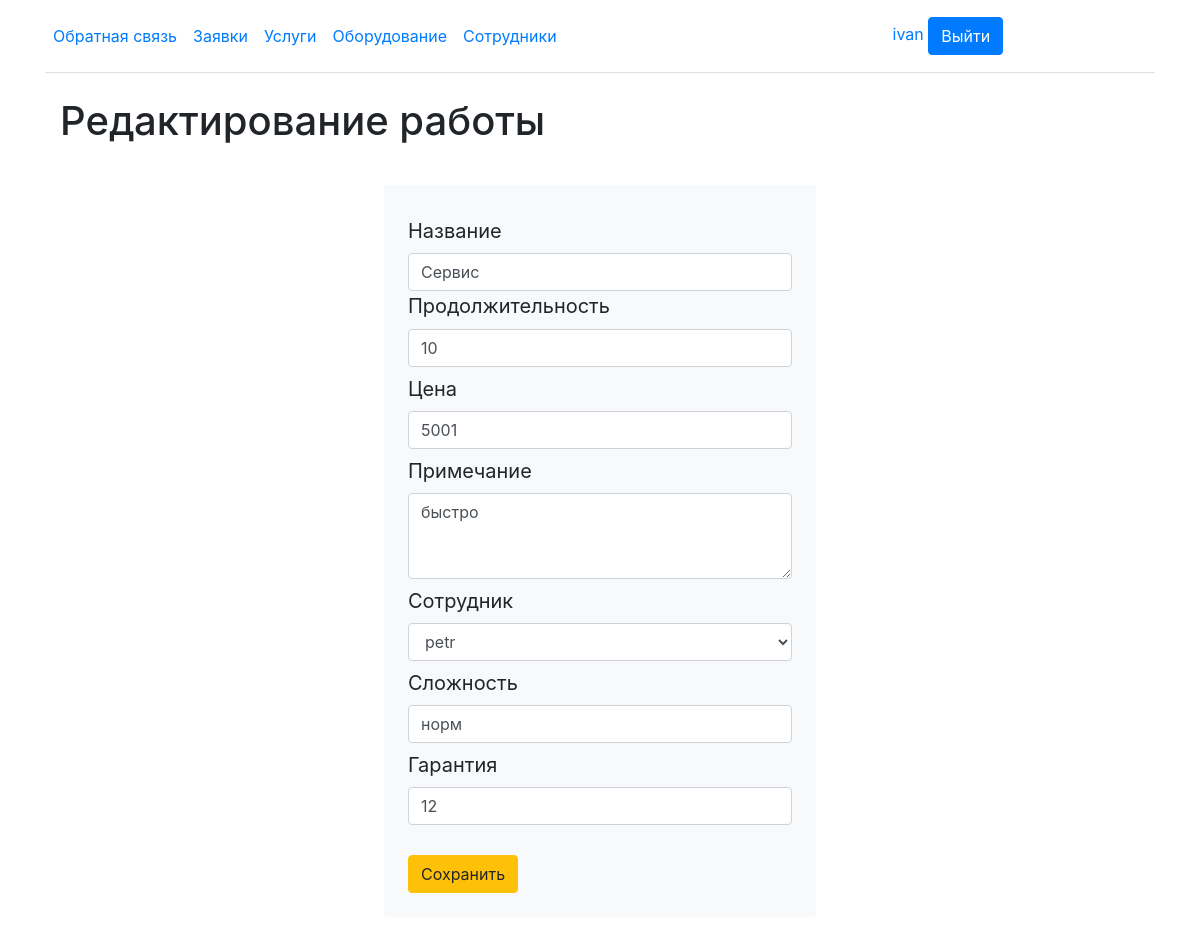
Page /works/update/1/ (signed in) on the committed database.
### zavod/models.py (models this page shows, shortened)
class Work(models.Model):
    name = models.CharField(max_length=255)
    duration = models.IntegerField(blank=False)
    price = models.IntegerField(default=0)
    difficult = models.CharField(max_length=255)
    note = models.TextField(max_length=255)
    garantiya = models.IntegerField(default=1)
    id_employee = models.ForeignKey(User, on_delete=models.PROTECT, null=True)

### zavod/views.py (the view, shortened to what this page needs)
# urls.py: path('works/update/<int:pk>/', WorkUpdate.as_view(), name='work-update'),
class WorkUpdate(PermissionRequiredMixin,LoginRequiredMixin,DataMixin,UpdateView):
    permission_required = 'zavod.change_work'
    raise_exception = True
    login_url = 'login/'
    redirect_field_name = ''
    model = Work
    fields = ['name','duration','price', 'note','id_employee','difficult','garantiya']
    success_url = reverse_lazy('works')
    template_name = 'updatework.html'
    def get_context_data(self, *, object_list=None, **kwargs):
        context = super().get_context_data(**kwargs)
        c_def = self.get_user_context(title='Редактирование работы')
        return dict(list(context.items()) + list(c_def.items()))

### zavod/utils.py (called while the page is built, shortened)
    def get_user_context(self, **kwargs):
        context = kwargs
        user_menu = menu.copy()
        if self.request.user.groups.all().exists() and str(self.request.user.groups.all()[0]) == 'clients':
            user_menu.pop(6)
            user_menu.pop(6)
            user_menu.pop(6)
        context['menu'] = user_menu
        return context

### zavod/templates/updatework.html (shortened to what this page needs)
{% extends 'base.html' %}
{% load widget_tweaks %}
{% block content %}
<main class="container">
    <h1 class="pb-2">{{title}}</h1>
    <br>
    <div class="bg-body-tertiary p-4 rounded mb-4  mx-auto" style="background-color: #f8f9fa;width: 40%;">
        <form class="lead" method="post">
             <div>
                 <label for="{{ form.name.id_for_label }}" class="col-form-label"><span style="font-weight: normal;">Название</span></label>{{form.name | add_class:'form-control'}}
             </div>
            <div>
                <label for="{{ form.duration.id_for_label }}"><span style="font-weight: normal;">Продолжительность</span></label>{{form.duration | add_class:'form-control'}}
            </div>
            <div>
                <label for="{{ form.price.id_for_label }}" class="col-form-label"><span style="font-weight: normal;">Цена</span></label>{{form.price | add_class:'form-control'}}
            </div>
            <div>
                <label for="{{ form.duration.id_for_label }}" class="col-form-label"><span style="font-weight: normal;">Примечание</span></label>{{form.note | add_class:'form-control' | attr:"rows: 3"}}
            </div>
            <div>
                <label for="{{ form.id_employee.id_for_label }}" class="col-form-label"><span style="font-weight: normal;">Сотрудник</span></label>{{form.id_employee | add_class:'form-control'}}
            </div>
            <div>
                <label for="{{ form.id_employee.id_for_label }}" class="col-form-label"><span style="font-weight: normal;">Сложность</span></label>{{form.difficult | add_class:'form-control'}}
            </div>
            <div>
                <label for="{{ form.id_employee.id_for_label }}" class="col-form-label"><span style="font-weight: normal;">Гарантия</span></label>{{form.garantiya | add_class:'form-control'}}
            </div>
            <br>
            <input type="submit" class="btn btn-warning" value="Сохранить">
        </form>
    </div>
</main>
{% endblock %}

### zavod/templates/base.html (shortened to what this page needs)
<!DOCTYPE html>
<html>
<head>
    {% load static %}
    <link rel="stylesheet" href=" {% static 'css/style.css' %}">
    <link rel="stylesheet" href=" {% static 'bootstrap/css/bootstrap.min.css' %}">
</head>
<body>
{% block mainmenu %}
<div class="container">
    <header class="d-flex flex-wrap align-items-center justify-content-center justify-content-md-between py-3 mb-4 border-bottom">
        <ul class="nav col-12 col-md-auto mb-2 justify-content-center mb-md-0">
            {% if request.user.is_authenticated %}
                <li><a class="nav-link px-2" href="{% url 'contact' %}">Обратная связь</a></li>
                <li><a class="nav-link px-2" href="{% url 'requestsJob' %}">Заявки</a></li>
                <li><a class="nav-link px-2" href="{% url 'works' %}">Услуги</a></li>
                <li><a class="nav-link px-2" href="{% url 'home' %}">Оборудование</a></li>
                {% if perms.zavod.change_work %}
                    <li><a class="nav-link px-2" href="{% url 'employees' %}">Сотрудники</a></li>
                {%endif%}
            {% else %}
                <li><a class="nav-link px-2" href="{% url 'about' %}">О сайте</a></li>
                <li><a class="nav-link px-2" href="{% url 'contact' %}">Обратная связь</a></li>
            {% endif %}
        </ul>
        <div class="col-md-3 text-end">
            {% if request.user.is_authenticated %}
                <span class="me-2" style="text-decoration: none; color: #007bff;">{{user.username}}</span>
                <a type="button" class="btn btn-primary" href="{% url 'logout' %}">Выйти</a>
            {% else %}
                <a type="button" class="btn btn-outline-primary me-2" href="{% url 'register' %}">Регистрация</a>
                <a type="button" class="btn btn-primary" href="{% url 'login' %}">Войти</a>
            {% endif %}
        </div>
    </header>
    {% endblock mainmenu %}
    {% block content %}
    {% endblock %}
</div>
</body>
</html>

### diplom/static/css/style.css (style rules this page uses)
body { background: #2c2c2c; }

### rows in the picture
Work: name "Сервис", duration "10", price "5001", note "быстро", id_employee "petr", difficult "норм", garantiya "12"

### other values in the picture
{{ user.username }} "ivan"
{{ title }} "Редактирование работы"
